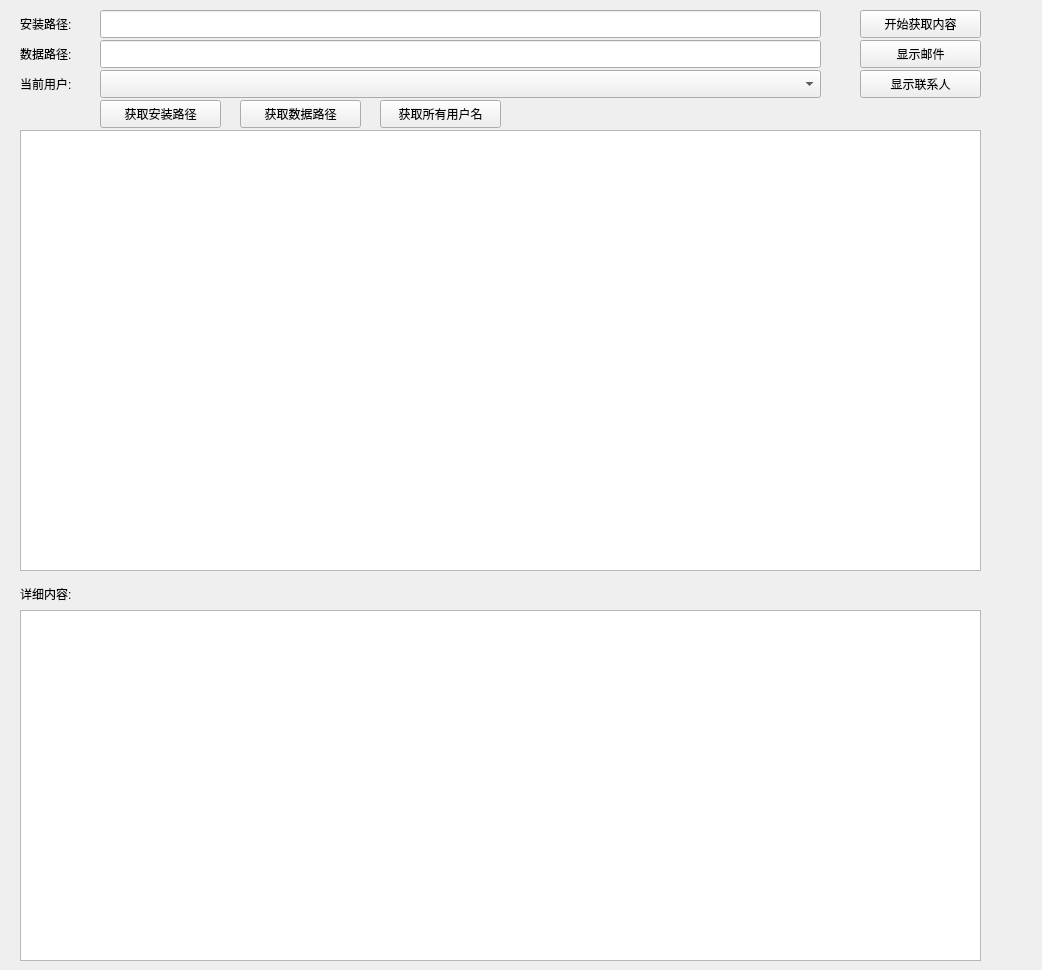
<?xml version="1.0" encoding="UTF-8"?>
<ui version="4.0">
 <class>Widget</class>
 <widget class="QWidget" name="Widget">
  <property name="geometry">
   <rect>
    <x>0</x>
    <y>0</y>
    <width>1042</width>
    <height>970</height>
   </rect>
  </property>
  <property name="windowTitle">
   <string>Widget</string>
  </property>
  <widget class="QLabel" name="label">
   <property name="geometry">
    <rect>
     <x>20</x>
     <y>10</y>
     <width>72</width>
     <height>28</height>
    </rect>
   </property>
   <property name="text">
    <string>安装路径:</string>
   </property>
  </widget>
  <widget class="QLineEdit" name="installPathlineEdit">
   <property name="geometry">
    <rect>
     <x>100</x>
     <y>10</y>
     <width>721</width>
     <height>28</height>
    </rect>
   </property>
   <property name="readOnly">
    <bool>true</bool>
   </property>
  </widget>
  <widget class="QPushButton" name="getInstallPathBtn">
   <property name="geometry">
    <rect>
     <x>100</x>
     <y>100</y>
     <width>121</width>
     <height>28</height>
    </rect>
   </property>
   <property name="text">
    <string>获取安装路径</string>
   </property>
  </widget>
  <widget class="QTextBrowser" name="textBrowser">
   <property name="geometry">
    <rect>
     <x>20</x>
     <y>610</y>
     <width>961</width>
     <height>351</height>
    </rect>
   </property>
  </widget>
  <widget class="QPushButton" name="getDataPathBtn">
   <property name="geometry">
    <rect>
     <x>240</x>
     <y>100</y>
     <width>121</width>
     <height>28</height>
    </rect>
   </property>
   <property name="text">
    <string>获取数据路径</string>
   </property>
  </widget>
  <widget class="QLabel" name="label_2">
   <property name="geometry">
    <rect>
     <x>20</x>
     <y>40</y>
     <width>72</width>
     <height>28</height>
    </rect>
   </property>
   <property name="text">
    <string>数据路径:</string>
   </property>
  </widget>
  <widget class="QLineEdit" name="dataPathlineEdit">
   <property name="geometry">
    <rect>
     <x>100</x>
     <y>40</y>
     <width>721</width>
     <height>28</height>
    </rect>
   </property>
   <property name="readOnly">
    <bool>true</bool>
   </property>
  </widget>
  <widget class="QComboBox" name="usersComboBox">
   <property name="geometry">
    <rect>
     <x>100</x>
     <y>70</y>
     <width>721</width>
     <height>28</height>
    </rect>
   </property>
  </widget>
  <widget class="QLabel" name="label_3">
   <property name="geometry">
    <rect>
     <x>20</x>
     <y>70</y>
     <width>72</width>
     <height>28</height>
    </rect>
   </property>
   <property name="text">
    <string>当前用户:</string>
   </property>
  </widget>
  <widget class="QPushButton" name="getAllUsersBtn">
   <property name="geometry">
    <rect>
     <x>380</x>
     <y>100</y>
     <width>121</width>
     <height>28</height>
    </rect>
   </property>
   <property name="text">
    <string>获取所有用户名</string>
   </property>
  </widget>
  <widget class="QPushButton" name="mainBtn">
   <property name="geometry">
    <rect>
     <x>860</x>
     <y>10</y>
     <width>121</width>
     <height>28</height>
    </rect>
   </property>
   <property name="text">
    <string>开始获取内容</string>
   </property>
  </widget>
  <widget class="QPushButton" name="showMailInfoBtn">
   <property name="geometry">
    <rect>
     <x>860</x>
     <y>40</y>
     <width>121</width>
     <height>28</height>
    </rect>
   </property>
   <property name="text">
    <string>显示邮件</string>
   </property>
  </widget>
  <widget class="QPushButton" name="showContactsInfoBtn">
   <property name="geometry">
    <rect>
     <x>860</x>
     <y>70</y>
     <width>121</width>
     <height>28</height>
    </rect>
   </property>
   <property name="text">
    <string>显示联系人</string>
   </property>
  </widget>
  <widget class="QTableView" name="tableView">
   <property name="geometry">
    <rect>
     <x>20</x>
     <y>130</y>
     <width>961</width>
     <height>441</height>
    </rect>
   </property>
  </widget>
  <widget class="QLabel" name="label_4">
   <property name="geometry">
    <rect>
     <x>20</x>
     <y>580</y>
     <width>72</width>
     <height>28</height>
    </rect>
   </property>
   <property name="text">
    <string>详细内容:</string>
   </property>
  </widget>
 </widget>
 <layoutdefault spacing="6" margin="11"/>
 <resources/>
 <connections/>
</ui>
